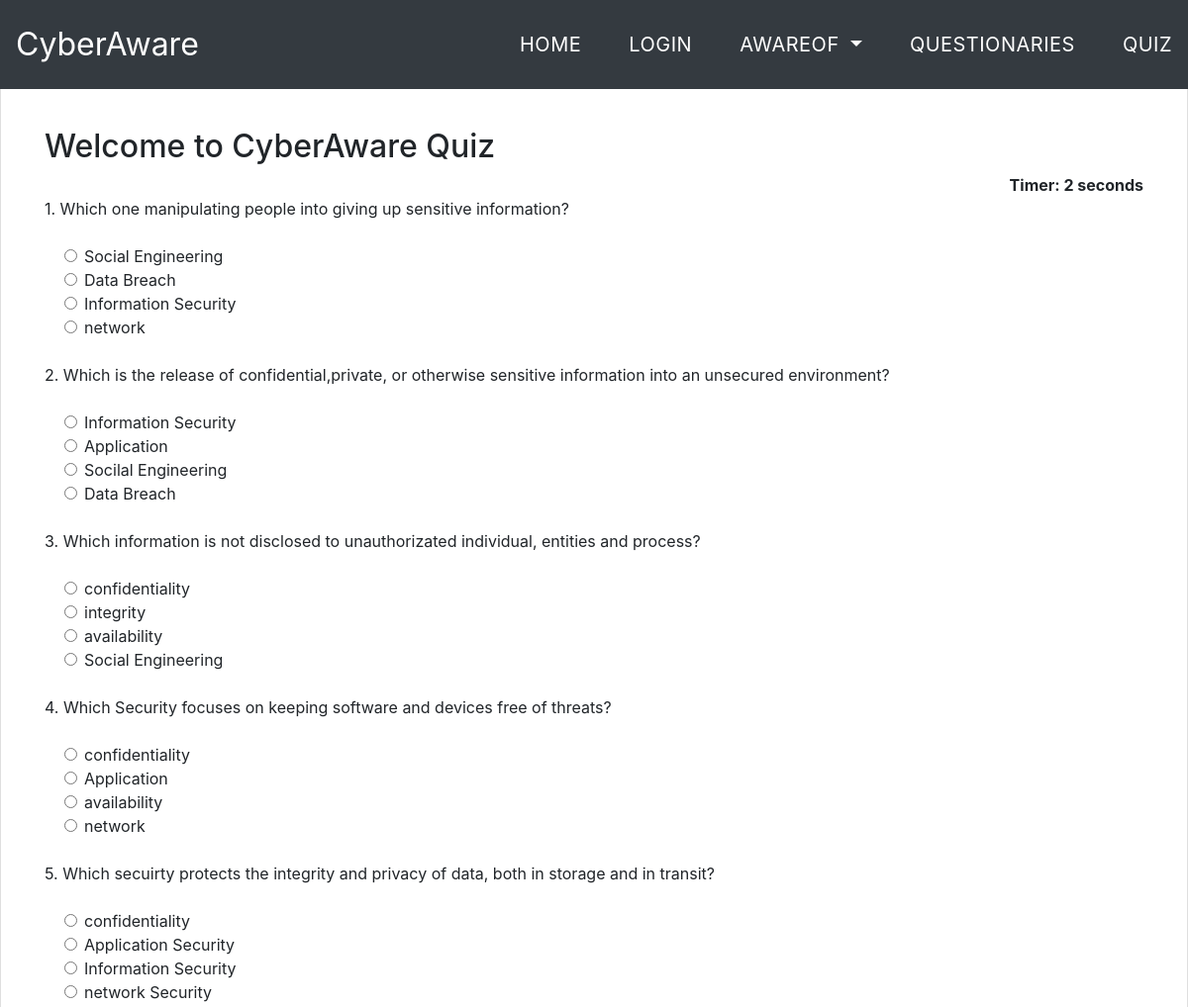
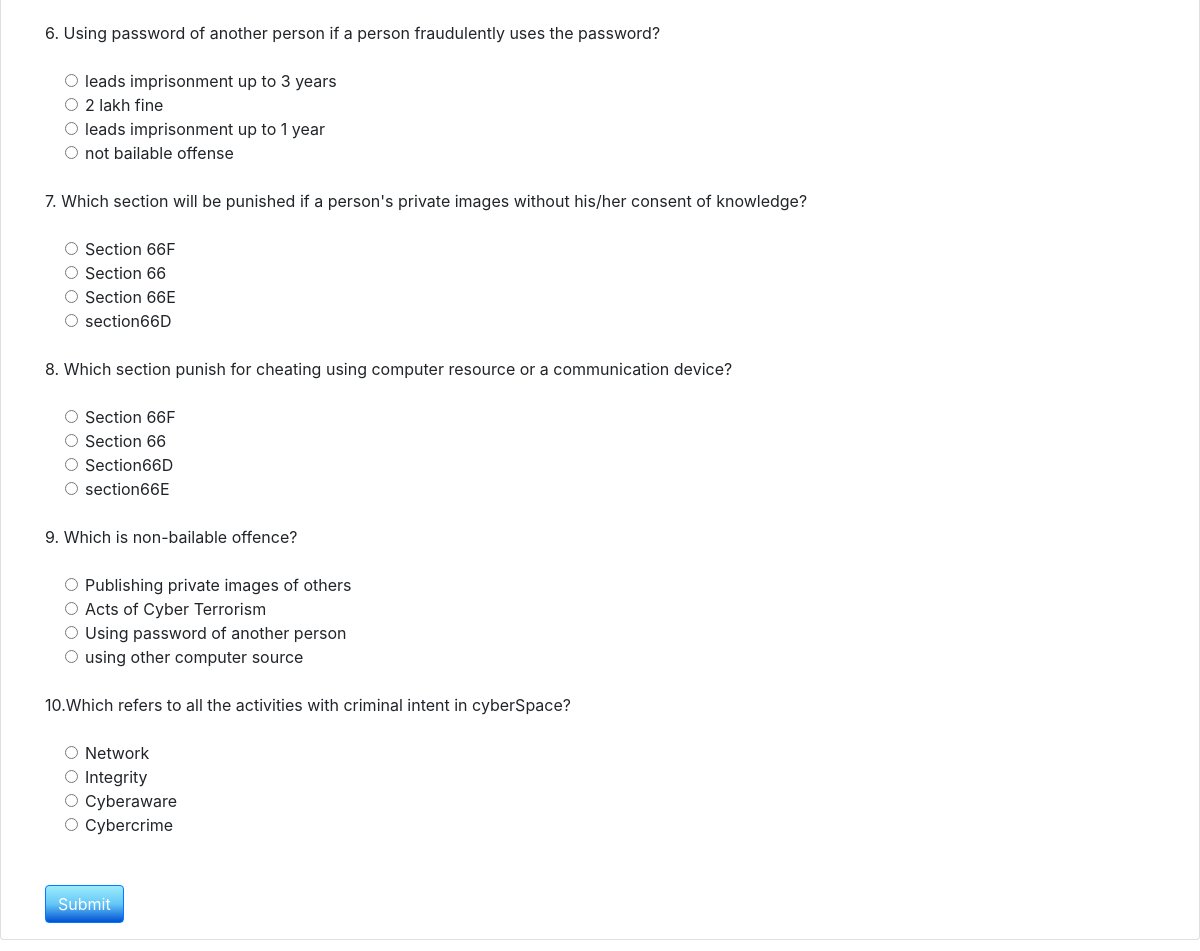
The app's page /quiz/ with its own data (2 pictures, top to bottom).
### aware/models/quiz.py (models this page shows, shortened)
class QuesModel(models.Model):
    question = models.CharField(max_length=400,null=True)
    op1 = models.CharField(max_length=200,null=True)
    op2 = models.CharField(max_length=200,null=True)
    op3 = models.CharField(max_length=200,null=True)
    op4 = models.CharField(max_length=200,null=True)
    ans = models.CharField(max_length=200,null=True)

### aware/views.py (the view)
# urls.py: path('quiz/', views.quiz,name='quiz'),
def quiz(request):
    if request.method == 'POST':
        print(request.POST)
        questions=QuesModel.objects.all()
        score=0
        wrong=0
        correct=0
        total=0
        for q in questions:
            total+=1
            print(request.POST.get(q.question))
            print(q.ans)
            print()
            if q.ans ==  request.POST.get(q.question):
                score+=10
                correct+=1
            else:
                wrong+=1
        percent = score/(total*10) *100
        context = {
            'score':score,
            'time': request.POST.get('timer'),
            'correct':correct,
            'wrong':wrong,
            'percent':percent,
            'total':total
        }
        return render(request,'Quiz/result.html',context)
    else:
        questions=QuesModel.objects.all()
        context = {
            'questions':questions
        }
        return render(request,'Quiz/home.html',context)

### aware/templates/Quiz/home.html (shortened to what this page needs)
{% extends 'Quiz/dependencies.html' %}
{% block content %}
{% load static %}
<div class="card" >
<div class="container" style="margin-top: 8rem;">
<h2>Welcome to CyberAware Quiz</h2>
<div align="right " id="displaytimer"><b>Timer: 0 seconds</b></div>
 <form method='post' action=''>
    {% for q  in questions%}
    <div class="form-group">
      <label for="question">{{q.question}}</label>
    </div>
    <div class="form-check">
        <div class="form-check">
            <input class="form-check-input" type="radio" name="{{q.question}}" id="gridRadios1" value="option1" >
            <label class="form-check-label" for="gridRadios1">
                {{q.op1}}
            </label>
        </div>
        <div class="form-check">
            <input class="form-check-input" type="radio" name="{{q.question}}" id="gridRadios2" value="option2">
            <label class="form-check-label" for="gridRadios2">
                {{q.op2}}
            </label>
        </div>
        <div class="form-check">
            <input class="form-check-input" type="radio" name="{{q.question}}" id="gridRadios1" value="option3">
            <label class="form-check-label" for="gridRadios1">
                {{q.op3}}
            </label>
        </div>
        <div class="form-check">
            <input class="form-check-input" type="radio" name="{{q.question}}" id="gridRadios2" value="option4">
            <label class="form-check-label" for="gridRadios2">
                {{q.op4}}
            </label>
        </div>
        <br>
    </div>
    {% endfor %}
    <br>
    <button type="submit" class="btn btn-primary" style="background: linear-gradient( #9cecfb, #65c7f7, #0052d4);">Submit</button>
  </form>
  </div>
</div>
{% endblock %}

### aware/templates/Quiz/dependencies.html (shortened to what this page needs)
{% load static %}
<html>
    <head>
        <link rel="stylesheet" href="https://stackpath.bootstrapcdn.com/bootstrap/4.5.0/css/bootstrap.min.css">
        <link rel="stylesheet" href="{% static 'questionaries' %}">
    </head>
    <body>
        {% include 'Quiz/navbar.html' %}
        {% block content %}
        {% endblock %}
        <br>
    </body>
</html>

### aware/templates/Quiz/navbar.html (shortened to what this page needs)
{% load static %}
<header>
  <nav class="navbar navbar-expand-lg navbar-light container-fluid py-3 fixed-top text-dark bg-dark" style="font-size: 20px;">
      <a class="navbar-brand" style="font-size: 28px; font-weight: normal;font-size: 32px;color:#fff;" href="/layout">CyberAware</a>
      <div class="collapse navbar-collapse" id="navbarSupportedContent">
        <ul class="navbar-nav ml-auto ">
          <li class="nav-item">
            <a class="nav-link " style="font-weight: normal;
            font-size: 20px;
            letter-spacing: 0.5px;
            margin-inline-start: 50px;
            padding: 0;
            text-transform: uppercase;
            transition: all-ease-in o.4s;
            color:#fff;"    href="/layout">HOME</a>
          </li>
          <li class="nav-item">
            <a class="nav-link ml-5 " style="font-weight: normal;
            font-size: 20px;
            letter-spacing: 0.5px;
            margin-inline-start: 50px;
            padding: 0;
            text-transform: uppercase;
            transition: all-ease-in o.4s;
            color:#fff;"  href="/loginPage">LOGIN</a>
          </li>
          <li class="nav-item dropdown">
              <a class="nav-link dropdown-toggle ml-5" style="font-weight: normal;
              font-size: 20px;
              letter-spacing: 0.5px;
              margin-inline-start: 50px;
              padding: 0;
              text-transform: uppercase;
              transition: all-ease-in o.4s;
              color:#fff;"  href="/aware" id="navbarDropdown" role="button" data-bs-toggle="dropdown" aria-expanded="false">
                AWAREOF
              </a>
          </li>
          <li class="nav-item">
            <a class="nav-link ml-5" style="font-weight: normal;
            font-size: 20px;
            letter-spacing: 0.5px;
            margin-inline-start: 50px;
            padding: 0;
            text-transform: uppercase;
            transition: all-ease-in o.4s;
            color:#fff;"  href="/ques">QUESTIONARIES</a>
          </li>
          <li class="nav-item">
            <a class="nav-link ml-5 " style="font-weight: normal;
            font-size: 20px;
            letter-spacing: 0.5px;
            margin-inline-start: 50px;
            padding: 0;
            text-transform: uppercase;
            transition: all-ease-in o.4s;
            color:#fff;"  href="/quiz">QUIZ</a>
          </li>
      </div>
    </nav>
</header>

### records on screen
QuesModel: question "1. Which one manipulating people into giving up sensitive information?", op1 "Social Engineering", op2 "Data Breach", op3 "Information Security", op4 "network"
QuesModel: question "2. Which is the release of confidential,private, or otherwise sensitive information into an unsecured environment?", op1 "Information Security", op2 "Application", op3 "Socilal Engineering", op4 "Data Breach"
QuesModel: question "3. Which information is not disclosed to unauthorizated individual, entities and process?", op1 "confidentiality", op2 "integrity", op3 "availability", op4 "Social Engineering"
QuesModel: question "4. Which Security focuses on keeping software and devices free of threats?", op1 "confidentiality", op2 "Application", op3 "availability", op4 "network"
QuesModel: question "5. Which secuirty protects the integrity and privacy of data, both in storage and in transit?", op1 "confidentiality", op2 "Application Security", op3 "Information Security", op4 "network Security"
QuesModel: question "6. Using password of another person if a person fraudulently uses the password?", op1 "leads imprisonment up to 3 years", op2 "2 lakh fine", op3 "leads imprisonment up to 1 year", op4 "not bailable offense"
QuesModel: question "7. Which section will be punished if a person's private images without his/her consent of knowledge?", op1 "Section 66F", op2 "Section 66", op3 "Section 66E", op4 "section66D"
QuesModel: question "8. Which section punish for cheating using computer resource or a communication device?", op1 "Section 66F", op2 "Section 66", op3 "Section66D", op4 "section66E"
QuesModel: question "9. Which is non-bailable offence?", op1 "Publishing private images of others", op2 "Acts of Cyber Terrorism", op3 "Using password of another person", op4 "using other computer source"
QuesModel: question "10.Which refers to all the activities with criminal intent in cyberSpace?", op1 "Network", op2 "Integrity", op3 "Cyberaware", op4 "Cybercrime"
